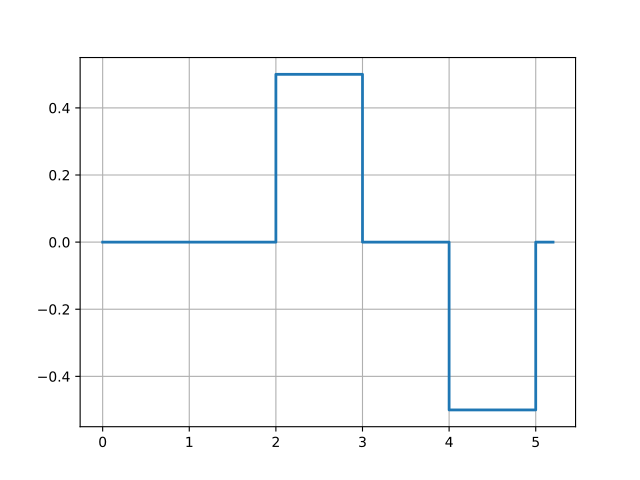

Source code (Python):
import matplotlib.pyplot as plt
plt.plot([0, 2, 2,   3,   3, 4,   4,   5,   5, 5.2], 
         [0, 0, 0.5, 0.5, 0, 0, -0.5, -0.5, 0, 0], lw=2)
plt.grid(True)
